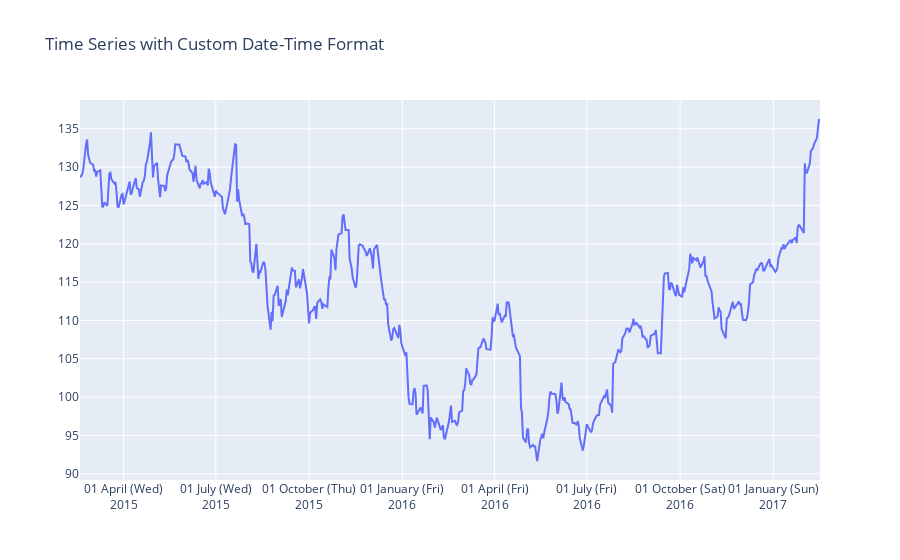

Notebook source saved alongside this figure:
### Code cell
import plotly.graph_objects as go

import pandas as pd

df = pd.read_csv('https://raw.githubusercontent.com/plotly/datasets/master/finance-charts-apple.csv')

# print(df['Date'][0])
# print(type(df['Date'][0]))
fig = go.Figure(go.Scatter(
    x = df['Date'],
    y = df['AAPL.High'],
))

fig.update_layout(
    title = 'Time Series with Custom Date-Time Format',
    xaxis_tickformat = '%d %B (%a)<br>%Y'
)

fig.show()

### Figure 1 — Plotly figure (JSON) as saved in the notebook; plotly's stock layout.template omitted (floating-point values rounded to 4 significant figures; data arrays with more than 128 entries replaced by an {"elided": "..."} marker saying what was removed)
{"data": [{"type": "scatter", "x": {"elided": "506 str values"}, "y": {"elided": "506 float values"}}], "layout": {"title": {"text": "Time Series with Custom Date-Time Format"}, "xaxis": {"tickformat": "%d %B (%a)<br>%Y"}}}
